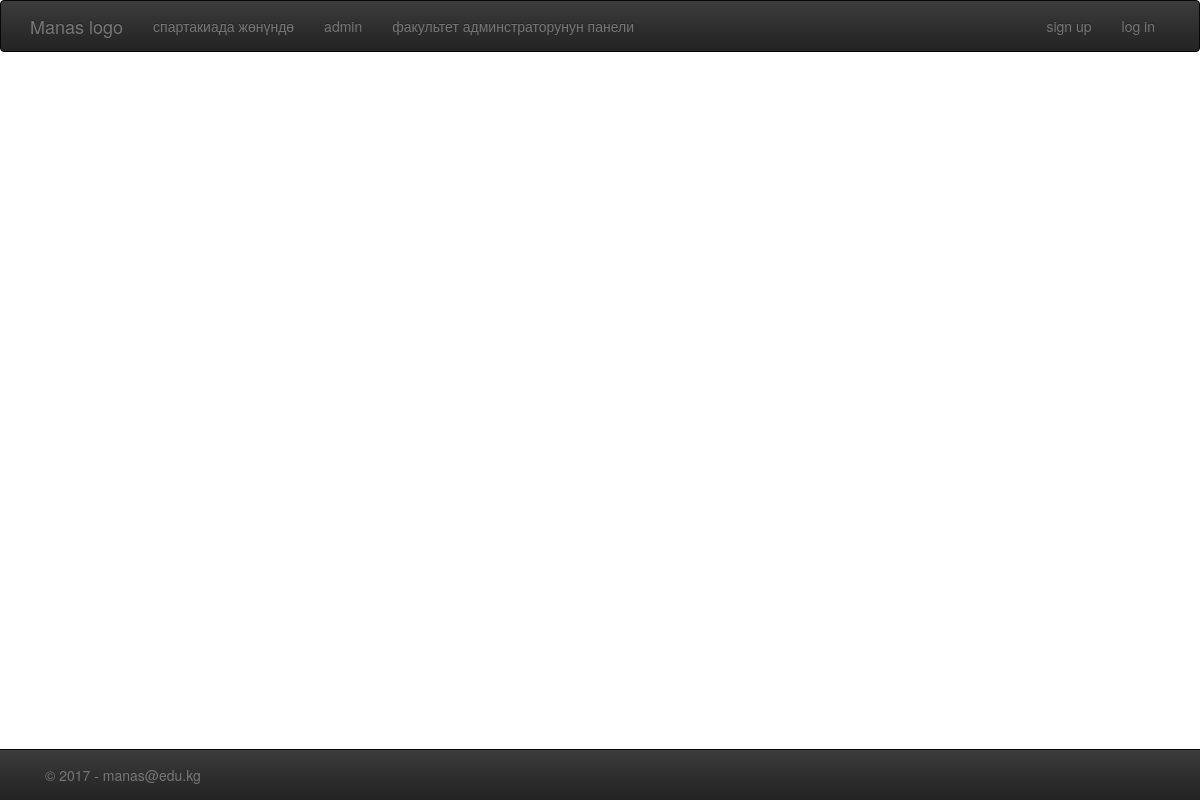
/about_faculties/sports/participants/, run on an earlier commit of the app's database.
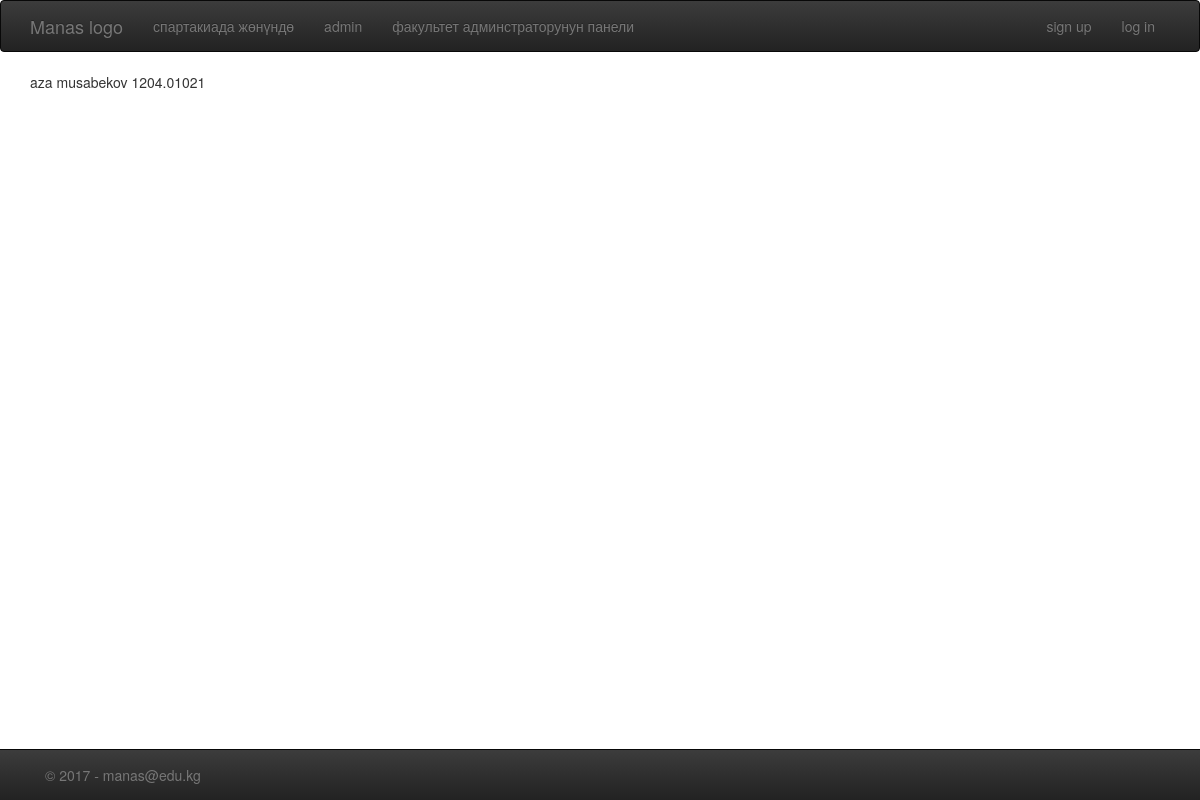
And on a later commit of the database.
### spartakiada/models.py (models this page shows, shortened)
class Participants(models.Model):
    name = models.CharField(max_length=200, null=False)
    surname = models.CharField(max_length=200, null=False)
    pers_num = models.CharField(max_length=20, null=False)
    phone = models.CharField(max_length=20, null=True)
    user_f_id = models.ForeignKey(User, null=True)

### about_faculties/views.py (the view)
def part_list(request):
    part = Participants.objects.all()
    context = { 'participants': part  }
    return render(request, 'participants.html', context)

### about_faculties/templates/participants.html (shortened to what this page needs)
{% extends 'base.html' %}
{% block content %}
    <div class="container" >
       {% for i in participants %}
           <p>{{ i.name }} {{ i.surname }} {{ i.pers_num }}</p>
       {% endfor %}
    </div>
{% endblock %}

What changed in the data, as far as the page shows it:
added Participants: name "aza", surname "musabekov", pers_num "1204.01021"
